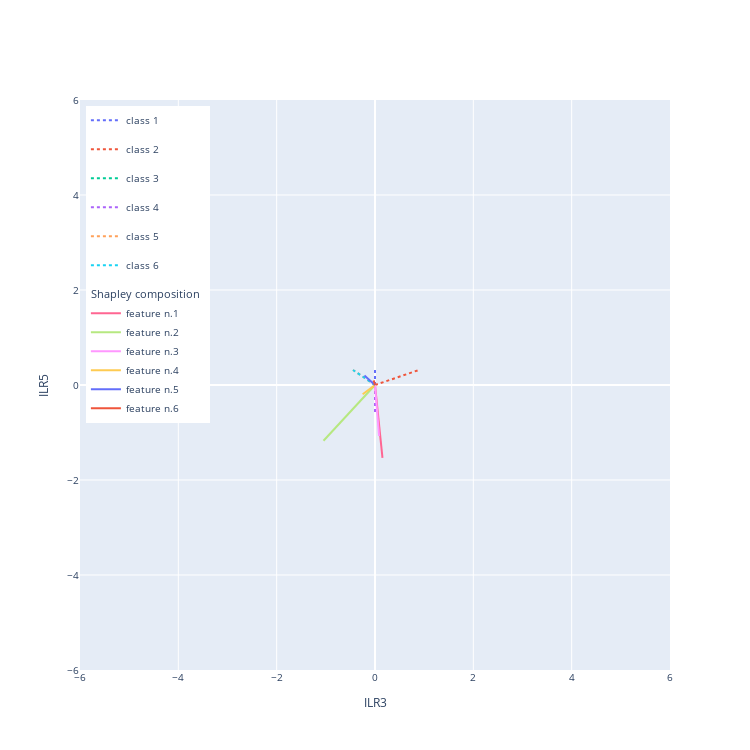
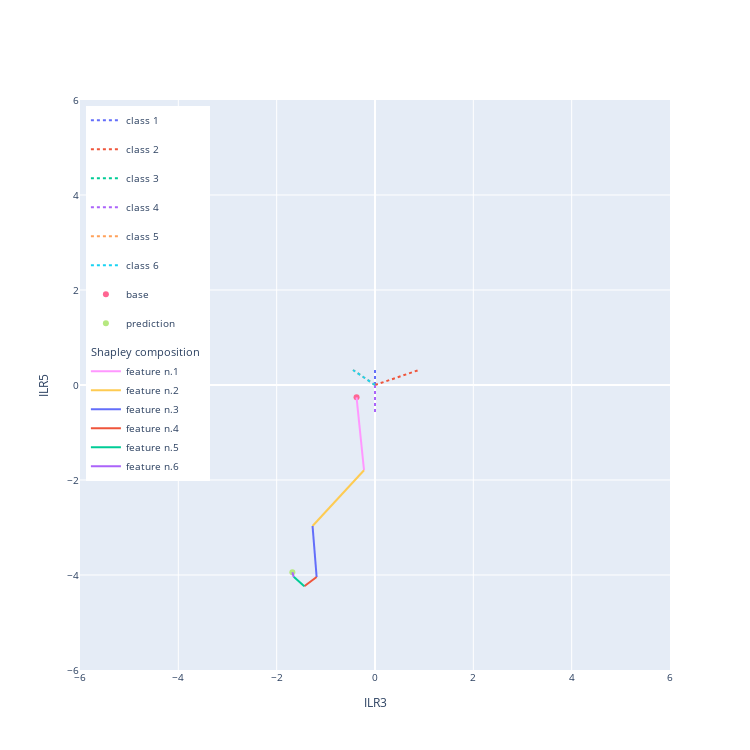

Notebook code for these charts, in order:
### Code cell
#PLOT the a ILR subspace (corresponding to the chosen ILR components listed in balances).
#plot range [-lim, lim]
#If shapley_sum is True, the sum of the shapley vectors are summed from the base distribution to the prediction

fig = explainer.plot_ilr_space(balances=[3, 5], lim=6, figsize=750)
fig = explainer.plot_ilr_space(balances=[3, 5], shapley_sum=True, lim=6, figsize=750)

### Figure 1 — Plotly figure (JSON) as saved in the notebook; plotly's stock layout.template omitted (floating-point values rounded to 4 significant figures)
{"data": [{"legendgroup": "class 1", "line": {"dash": "dot"}, "mode": "lines", "name": "class 1", "type": "scatter", "x": [0, 4.83e-18], "y": [0, 0.3162]}, {"legendgroup": "class 2", "line": {"dash": "dot"}, "mode": "lines", "name": "class 2", "type": "scatter", "x": [0, 0.8944], "y": [0, 0.3162]}, {"legendgroup": "class 3", "line": {"dash": "dot"}, "mode": "lines", "name": "class 3", "type": "scatter", "x": [0, 5.207e-17], "y": [0, -0.6325]}, {"legendgroup": "class 4", "line": {"dash": "dot"}, "mode": "lines", "name": "class 4", "type": "scatter", "x": [0, 5.207e-17], "y": [0, -0.6325]}, {"legendgroup": "class 5", "line": {"dash": "dot"}, "mode": "lines", "name": "class 5", "type": "scatter", "x": [0, -0.4472], "y": [0, 0.3162]}, {"legendgroup": "class 6", "line": {"dash": "dot"}, "mode": "lines", "name": "class 6", "type": "scatter", "x": [0, -0.4472], "y": [0, 0.3162]}, {"legendgroup": "shapley", "legendgrouptitle": {"text": "Shapley composition"}, "mode": "lines", "name": "feature n.1", "type": "scatter", "x": [0, 0.1519], "y": [0, -1.536]}, {"legendgroup": "shapley", "legendgrouptitle": {"text": "Shapley composition"}, "mode": "lines", "name": "feature n.2", "type": "scatter", "x": [0, -1.047], "y": [0, -1.174]}, {"legendgroup": "shapley", "legendgrouptitle": {"text": "Shapley composition"}, "mode": "lines", "name": "feature n.3", "type": "scatter", "x": [0, 0.08291], "y": [0, -1.073]}, {"legendgroup": "shapley", "legendgrouptitle": {"text": "Shapley composition"}, "mode": "lines", "name": "feature n.4", "type": "scatter", "x": [0, -0.2509], "y": [0, -0.195]}, {"legendgroup": "shapley", "legendgrouptitle": {"text": "Shapley composition"}, "mode": "lines", "name": "feature n.5", "type": "scatter", "x": [0, -0.2152], "y": [0, 0.1979]}, {"legendgroup": "shapley", "legendgrouptitle": {"text": "Shapley composition"}, "mode": "lines", "name": "feature n.6", "type": "scatter", "x": [0, -0.02723], "y": [0, 0.09726]}], "layout": {"autosize": false, "font": {"size": 10}, "height": 750, "legend": {"x": 0.01, "xanchor": "left", "y": 0.99, "yanchor": "top"}, "width": 750, "xaxis": {"range": [-6, 6], "title": {"text": "ILR3"}, "type": "linear"}, "yaxis": {"range": [-6, 6], "title": {"text": "ILR5"}, "type": "linear"}}}

### Figure 2 — Plotly figure (JSON) as saved in the notebook; plotly's stock layout.template omitted (floating-point values rounded to 4 significant figures)
{"data": [{"legendgroup": "class 1", "line": {"dash": "dot"}, "mode": "lines", "name": "class 1", "type": "scatter", "x": [0, 4.83e-18], "y": [0, 0.3162]}, {"legendgroup": "class 2", "line": {"dash": "dot"}, "mode": "lines", "name": "class 2", "type": "scatter", "x": [0, 0.8944], "y": [0, 0.3162]}, {"legendgroup": "class 3", "line": {"dash": "dot"}, "mode": "lines", "name": "class 3", "type": "scatter", "x": [0, 5.207e-17], "y": [0, -0.6325]}, {"legendgroup": "class 4", "line": {"dash": "dot"}, "mode": "lines", "name": "class 4", "type": "scatter", "x": [0, 5.207e-17], "y": [0, -0.6325]}, {"legendgroup": "class 5", "line": {"dash": "dot"}, "mode": "lines", "name": "class 5", "type": "scatter", "x": [0, -0.4472], "y": [0, 0.3162]}, {"legendgroup": "class 6", "line": {"dash": "dot"}, "mode": "lines", "name": "class 6", "type": "scatter", "x": [0, -0.4472], "y": [0, 0.3162]}, {"mode": "markers", "name": "base", "type": "scatter", "x": [-0.3752], "y": [-0.259]}, {"mode": "markers", "name": "prediction", "type": "scatter", "x": [-1.681], "y": [-3.942]}, {"legendgroup": "shapley", "legendgrouptitle": {"text": "Shapley composition"}, "mode": "lines", "name": "feature n.1", "type": "scatter", "x": [-0.3752, -0.2232], "y": [-0.259, -1.795]}, {"legendgroup": "shapley", "legendgrouptitle": {"text": "Shapley composition"}, "mode": "lines", "name": "feature n.2", "type": "scatter", "x": [-0.2232, -1.27], "y": [-1.795, -2.969]}, {"legendgroup": "shapley", "legendgrouptitle": {"text": "Shapley composition"}, "mode": "lines", "name": "feature n.3", "type": "scatter", "x": [-1.27, -1.187], "y": [-2.969, -4.042]}, {"legendgroup": "shapley", "legendgrouptitle": {"text": "Shapley composition"}, "mode": "lines", "name": "feature n.4", "type": "scatter", "x": [-1.187, -1.438], "y": [-4.042, -4.237]}, {"legendgroup": "shapley", "legendgrouptitle": {"text": "Shapley composition"}, "mode": "lines", "name": "feature n.5", "type": "scatter", "x": [-1.438, -1.653], "y": [-4.237, -4.039]}, {"legendgroup": "shapley", "legendgrouptitle": {"text": "Shapley composition"}, "mode": "lines", "name": "feature n.6", "type": "scatter", "x": [-1.653, -1.681], "y": [-4.039, -3.942]}], "layout": {"autosize": false, "font": {"size": 10}, "height": 750, "legend": {"x": 0.01, "xanchor": "left", "y": 0.99, "yanchor": "top"}, "width": 750, "xaxis": {"range": [-6, 6], "title": {"text": "ILR3"}, "type": "linear"}, "yaxis": {"range": [-6, 6], "title": {"text": "ILR5"}, "type": "linear"}}}
